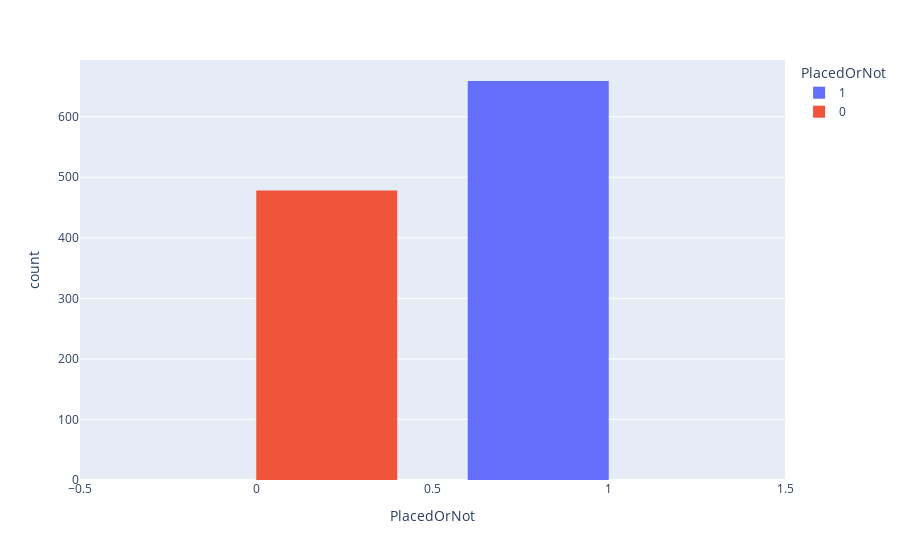

Write notebook code for a chart like this one.
### Markdown cell above
### Plotting Histogram for the count of place and not placed

### Code cell
px.histogram(dataframe, x='PlacedOrNot', color='PlacedOrNot', barmode='group')

### Figure 1 — Plotly figure (JSON) as saved in the notebook; plotly's stock layout.template omitted (floating-point values rounded to 4 significant figures; data arrays with more than 128 entries replaced by an {"elided": "..."} marker saying what was removed)
{"data": [{"alignmentgroup": "True", "bingroup": "x", "hovertemplate": "PlacedOrNot=%{x}<br>count=%{y}<extra></extra>", "legendgroup": "1", "marker": {"color": "#636efa", "pattern": {"shape": ""}}, "name": "1", "offsetgroup": "1", "orientation": "v", "showlegend": true, "type": "histogram", "x": {"elided": "659 int values"}, "xaxis": "x", "yaxis": "y"}, {"alignmentgroup": "True", "bingroup": "x", "hovertemplate": "PlacedOrNot=%{x}<br>count=%{y}<extra></extra>", "legendgroup": "0", "marker": {"color": "#EF553B", "pattern": {"shape": ""}}, "name": "0", "offsetgroup": "0", "orientation": "v", "showlegend": true, "type": "histogram", "x": {"elided": "478 int values"}, "xaxis": "x", "yaxis": "y"}], "layout": {"barmode": "group", "legend": {"title": {"text": "PlacedOrNot"}, "tracegroupgap": 0}, "margin": {"t": 60}, "xaxis": {"anchor": "y", "categoryarray": [1, 0], "categoryorder": "array", "domain": [0, 1], "title": {"text": "PlacedOrNot"}}, "yaxis": {"anchor": "x", "domain": [0, 1], "title": {"text": "count"}}}}
